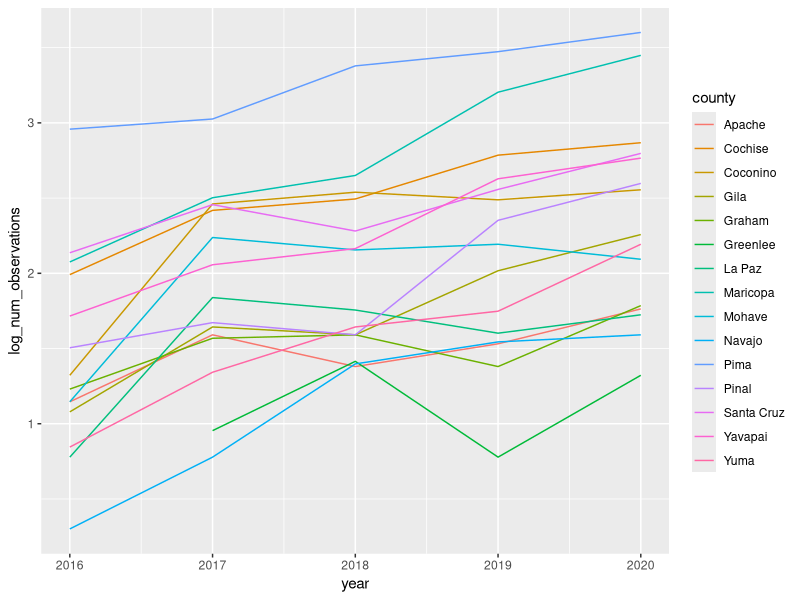
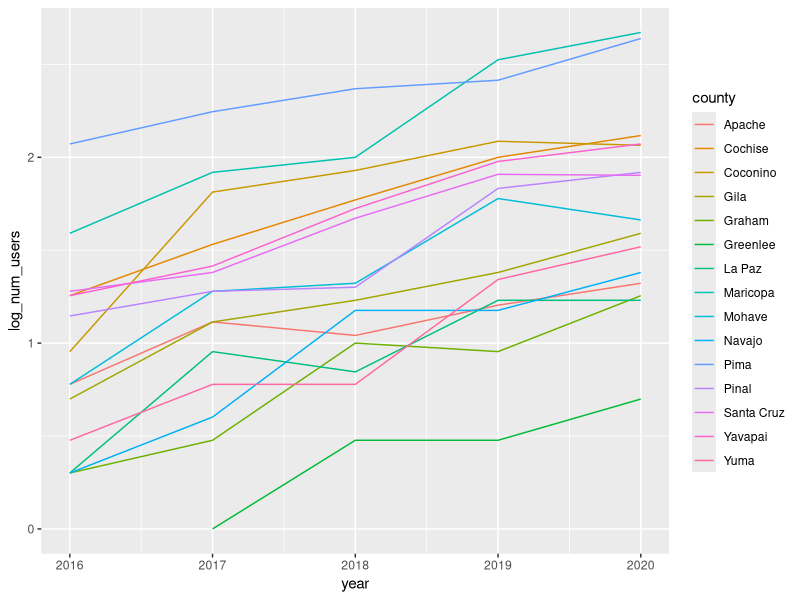

R code for these plots, in order: (Note: this script raises an error after producing the figures.)
# Analyses of Arizona iNat data re COVID19 (Temporal Autocorrelation LME)
# Kathleen L Prudic
# klprudic@arizona.edu
# created 2020-07-09

# Remove wonton variables 
rm(list = ls())

# Load additional packages
library(tidyverse)
library(lubridate)
library(nlme)

# Load data 
arizona_spring <- read_csv(file = "data/2011-2020-iNat-Arizona.csv")

# Filter data to have months March, April, May only
arizona_spring <- arizona_spring %>%
  filter(year(observed_on) %in% c(2016:2020))

# Count number of unique users and observations by county for each year
# Column names are county, year, users, observations
arizona_counts <- arizona_spring %>%
  group_by(place_county_name, year(observed_on)) %>%
  summarize(num_observations = n(), 
            num_users = length(unique(user_id)))

# Rename columns from place_county_name to county and year(observed_on) to year
arizona_counts <- arizona_counts %>% 
  rename(county = place_county_name, 
         year = "year(observed_on)")

# Log transform counts (base 10)
arizona_counts <- arizona_counts %>% 
  mutate(log_num_observations = log10(num_observations), 
         log_num_users = log10(num_users))

# Plot number of observations 
obs_plot <- ggplot(data = arizona_counts, mapping = aes(x = year, 
                                                        y = log_num_observations,
                                                        group = county, 
                                                        color = county)) +
  geom_line() 
obs_plot

# Plot number of users
users_plot <- ggplot(data = arizona_counts, mapping = aes (x = year, 
                                                           y = log_num_users,
                                                           group = county,
                                                           color = county)) +
  geom_line()
  # geom_point() +
  # geom_smooth(method = "lm", se = FALSE)
users_plot

# Create column for pre and post COVID19 assignment
arizona_counts <- arizona_counts %>%
  mutate(COVID19 = if_else(year > 2019, true = "post", false = "pre"))

# Relevel COVID19 column
arizona_counts$COVID19 <- factor(arizona_counts$COVID19,
                                 levels = c("pre", "post"))

################################################################################
# Mixed effects models testing COVID on observations and unique users

# OBSERVATIONS
# Random intercept for county
obs_model_intercept <- lme(log_num_observations ~ COVID19,
                     data = arizona_counts, 
                     corr = corARMA(form = ~1|county/year, q = 2), 
                     random = ~1|county)
obs_model_intercept
summary(obs_model_intercept)

# Random intercept and slope for county
obs_model_slope <- lme(log_num_observations ~ COVID19,
                               data = arizona_counts, 
                               corr = corARMA(form = ~1|county/year, q = 2), 
                               random = ~1 + year|county)
obs_model_slope
summary(obs_model_slope)

# Compare intercept model to intercept + slope model
anova(obs_model_intercept, obs_model_slope)
#                     Model df      AIC      BIC    logLik   Test    L.Ratio p-value
# obs_model_intercept     1  6 114.4906 128.1506 -51.24530                          
# obs_model_slope         2  8 118.4795 136.6928 -51.23974 1 vs 2 0.01110932  0.9945

# USERS
# Random intercept for county
users_model_intercept <- lme(log_num_users ~ COVID19,
                           data = arizona_counts, 
                           corr = corARMA(form = ~1|county/year, q = 2), 
                           random = ~1|county)
users_model_intercept
summary(users_model_intercept)

# Random intercept and slope for county
users_model_slope <- lme(log_num_users ~ COVID19,
                       data = arizona_counts, 
                       corr = corARMA(form = ~1|county/year, q = 2), 
                       random = ~1 + year|county, 
                       control = lmeControl(msMaxIter = 200, 
                                            msMaxEval = 500))
users_model_slope
summary(users_model_slope)

# Compare intercept model to intercept + slope model
anova(users_model_intercept, users_model_slope)
#                       Model df      AIC      BIC    logLik   Test    L.Ratio p-value
# users_model_intercept     1  6 89.83231 103.4923 -38.91615                          
# users_model_slope         2  8 93.82860 112.0419 -38.91430 1 vs 2 0.00370131  0.9982


################################################################################
# Not sure about temporal autocorrelation results. What happens when we compare
# slopes including and excluding 2020 data? If there is growth post-covid, then
# we expect model slope with 2020 data to be greater than model slope without 
# 2020 data. We think

# Linear regression on all data using time (years, Mar-May) to predict number
# of observations (log 10) and number of unique users (log 10)(mixed effects 
# model, county = random)

# Random intercept for county
obs_reality_intercept <- lme(log_num_observations ~ year,
                           data = arizona_counts, 
                           random = ~1|county)
obs_reality_intercept
summary(obs_reality_intercept) 

# Extract slope for effect of time
obs_reality_intercept$coefficients$fixed

# Create new dataframe with no 2020 data (Mar-May, 2016-2019)
arizona_counts_no2020 <- arizona_counts %>%
  filter(year %in% c(2016:2019))

# Linear regression on no 2020 data using time to predict number of observations
# and number of users (both log 10)(mixed effects model, county = random)

obs_reality_no2020_intercept <- lme(log_num_observations ~ year,
                             data = arizona_counts_no2020, 
                             random = ~1|county)
obs_reality_no2020_intercept
summary(obs_reality_no2020_intercept) 

# Extract slope for effect of time
obs_reality_no2020_intercept$coefficients$fixed

# Extract slopes for two models for eyeball comparison and reality check
obs_reality_intercept$coefficients$fixed
obs_reality_no2020_intercept$coefficients$fixed

plot(x=arizona_counts$year, y=arizona_counts$log_num_observations)
abline(a = obs_reality_intercept$coefficients$fixed[1], 
       b = obs_reality_intercept$coefficients$fixed[2])
abline(a = obs_reality_no2020_intercept$coefficients$fixed[1],
       b = obs_reality_no2020_intercept$coefficients$fixed[2], 
       lty = 2)

# Looks like slope is smaller when including 2020 data. Sigh. Not sure about
# temporal autocorrelation. Nope nope nope, not sure at all 